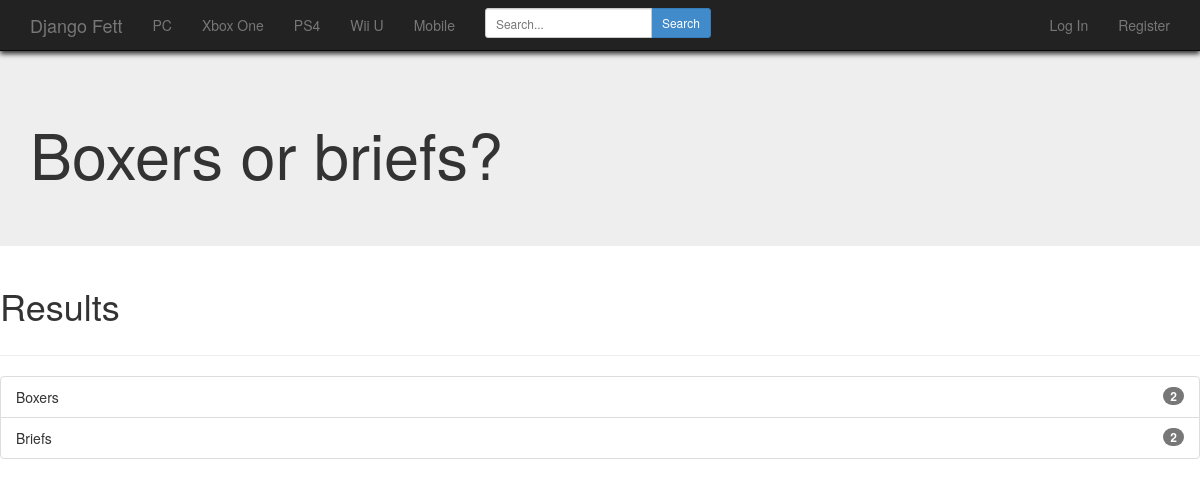
Page /djangofett/result/2/ on the earlier database version.
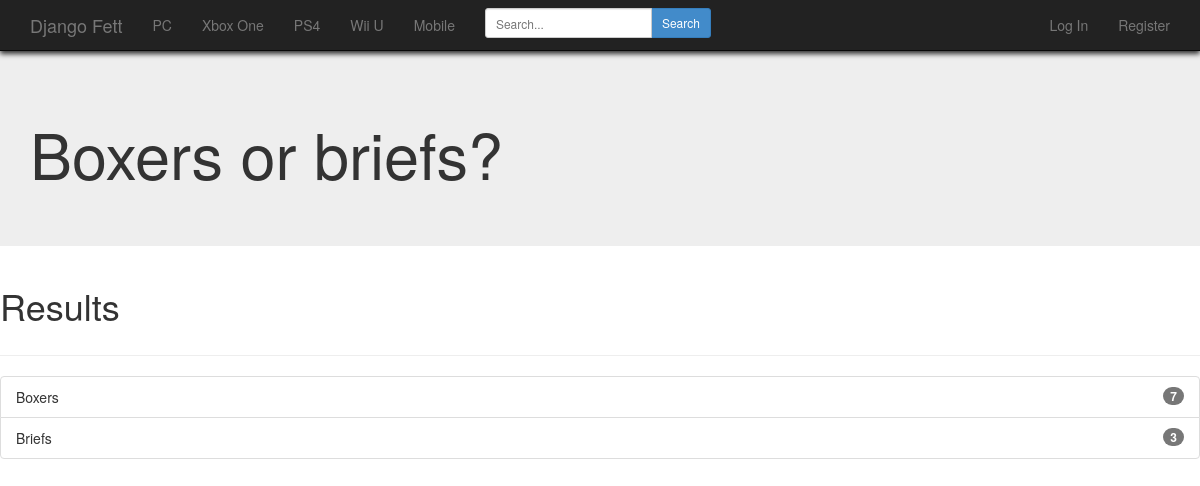
Same page on the later database version.
### portal/models.py (models this page shows, shortened)
class Answer(models.Model):
    answer_text = models.CharField(max_length=50, default="")
    question = models.ForeignKey(Question)
    vote_count = models.IntegerField(default=0)

### portal/views.py (the view)
# urls.py: url(r'^result/(?P<question_id>\d+)/$', views.result, name='result'),
def result(request, question_id):
    context = {'question': Question.objects.get(id=question_id)}
    return render(request, 'portal/result.html', context)

### portal/templates/portal/result.html
{% extends "base.html" %}
{% block content %}
  <div class="jumbotron">
    <h1> {{ question.question_text }}</h1>
  </div>
  <div class="page-header">
    <h1>Results<h1>
  </div>
  <ul class="list-group">
  {% for answer in question.answer_set.all %}
    <li class="list-group-item">
      <span class="badge pull-right">{{ answer.vote_count }}</span>
        {{ answer.answer_text }}
    </li>
  {% endfor %}
  </ul>
{% endblock %}

Differences in the rows shown:
changed Answer "Boxers": vote_count "2" → "7"
changed Answer "Briefs": vote_count "2" → "3"
